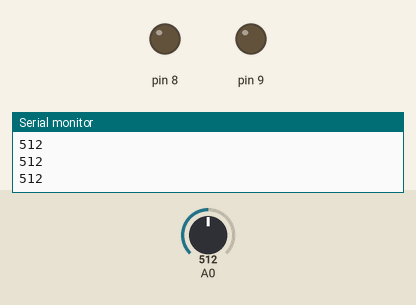
Simulated run of this sketch. Board: Arduino Uno, built with avr-gcc and run on an emulated ATmega328P. Parts: output pins drawn as LEDs (lit = HIGH), the last lines printed to the serial monitor. The inputs (shaded band) are chosen by the test bench; at power-on: A0 = 512.

Above: at 1.2 s.
1.3 s: A0 set to 642
2.8 s: A0 set to 664
At 3.1 s:
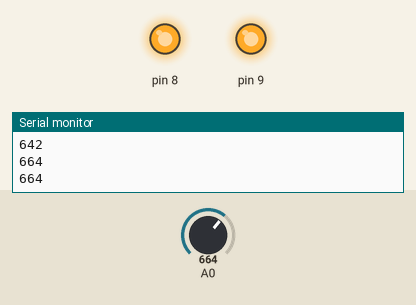
4.3 s: A0 set to 640
At 5.6 s:
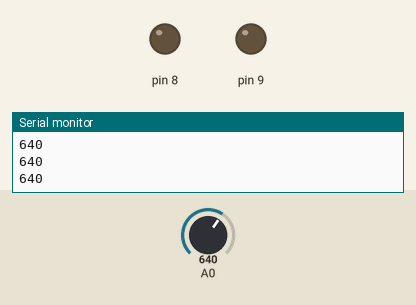
5.9 s: A0 set to 660
At 6.9 s:
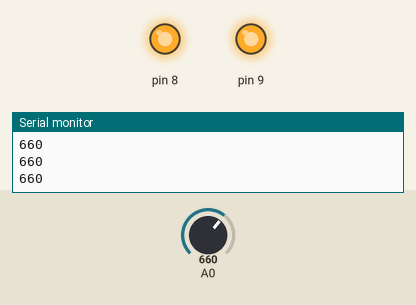
Timing chart, 0 to 8.5 s (numbered marks = the images above; inputs shaded):
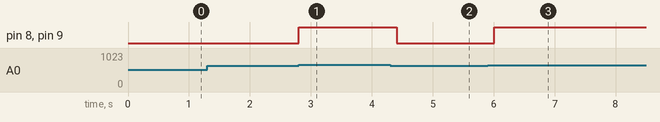

Measured:
- the behaviour switches between 649 and 650 on A0 (found by bisection; images 0 and 1)
- after the input at 2.8 s, pin 8, pin 9: LOW → HIGH at once
- after the input at 4.3 s, pin 8, pin 9: HIGH → LOW after 0.11 s
- after the input at 5.9 s, pin 8, pin 9: LOW → HIGH after 0.11 s

The sketch:

water_overflow_alarm.ino
```cpp
void setup() {
  pinMode(8, OUTPUT);
  pinMode(9, OUTPUT);
  Serial.begin(9600);
}

void loop() {
  int water = analogRead(A0);
  Serial.println(water);

  if (water >= 650) {
    digitalWrite(8, HIGH);
    digitalWrite(9, HIGH);
  } else {
    digitalWrite(8, LOW);
    digitalWrite(9, LOW);
  }

  delay(200);
}
```
